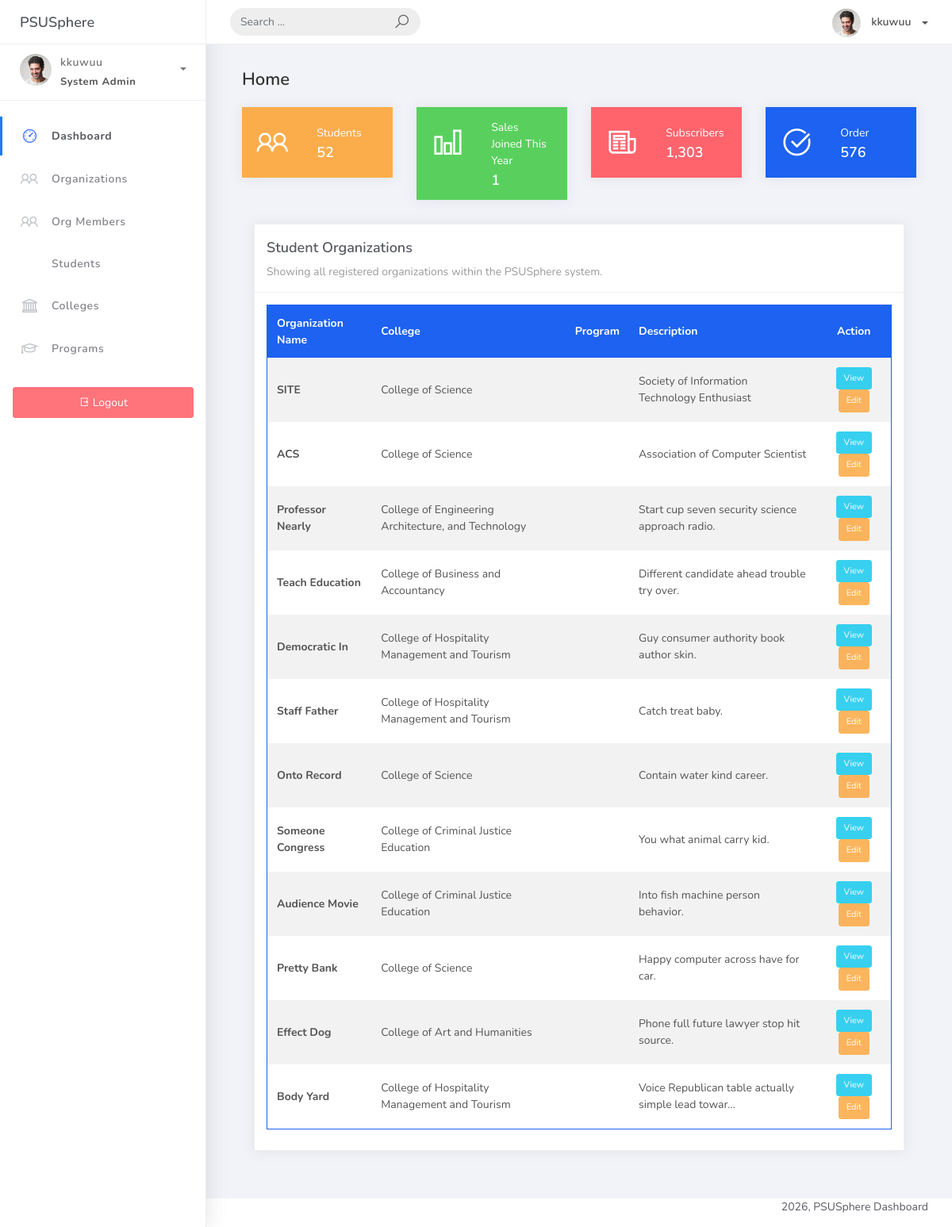
The app's page /home/ (signed in) with its own data.
### studentorg/models.py (models this page shows, shortened)
class BaseModel(models.Model):
    reated_at = models.DateTimeField(auto_now_add=True, db_index=True)
    updated_at = models.DateTimeField(auto_now=True)
    class Meta:
        abstract = True

class Organization(BaseModel):
    name = models.CharField(max_length=250)
    college = models.ForeignKey(College, null=True, blank=True, on_delete=models.CASCADE)
    description = models.CharField(max_length=500)

class College(BaseModel):
    college_name = models.CharField(max_length = 150)
    def __str__(self):
        return self.college_name

### studentorg/views.py (the view)
# urls.py: path('home/', HomePageView.as_view(), name='home'),
class HomePageView(LoginRequiredMixin, ListView):
    model = Organization
    context_object_name = 'home'
    template_name = 'home.html'
    def get_context_data(self, **kwargs):
        context = super().get_context_data(**kwargs)
        context['total_students'] = Student.objects.count()
        today = timezone.now().date()
        count = (
            OrgMember.objects.filter(date_joined__year=today.year)
            .values('student')
            .distinct()
            .count()
        )
        context['students_joined_this_year'] = count
        return context

### templates/home.html
{% extends 'base.html' %} {% load static %} {% block content %}
<div class="container-fluid">
  <h4 class="page-title">Home</h4>
  <div class="row">
    <div class="col-md-3 col-sm-6">
      <div class="card card-stats card-warning">
        <div class="card-body">
          <div class="row">
            <div class="col-5">
              <div class="icon-big text-center">
                <i class="la la-users"></i>
              </div>
            </div>
            <div class="col-7 d-flex align-items-center">
              <div class="numbers">
                <p class="card-category">Students</p>
                <h4 class="card-title">{{ total_students }}</h4>
              </div>
            </div>
          </div>
        </div>
      </div>
    </div>
    <div class="col-md-3 col-sm-6">
      <div class="card card-stats card-success">
        <div class="card-body">
          <div class="row">
            <div class="col-5">
              <div class="icon-big text-center">
                <i class="la la-bar-chart"></i>
              </div>
            </div>
            <div class="col-7 d-flex align-items-center">
              <div class="numbers">
                <p class="card-category">Sales</p>
                <p class="card-category">Joined This Year</p>
                <h4 class="card-title">{{ students_joined_this_year }}</h4>
              </div>
            </div>
          </div>
        </div>
      </div>
    </div>
    <div class="col-md-3 col-sm-6">
      <div class="card card-stats card-danger">
        <div class="card-body">
          <div class="row">
            <div class="col-5">
              <div class="icon-big text-center">
                <i class="la la-newspaper-o"></i>
              </div>
            </div>
            <div class="col-7 d-flex align-items-center">
              <div class="numbers">
                <p class="card-category">Subscribers</p>
                <h4 class="card-title">1,303</h4>
              </div>
            </div>
          </div>
        </div>
      </div>
    </div>
    <div class="col-md-3 col-sm-6">
      <div class="card card-stats card-primary">
        <div class="card-body">
          <div class="row">
            <div class="col-5">
              <div class="icon-big text-center">
                <i class="la la-check-circle"></i>
              </div>
            </div>
            <div class="col-7 d-flex align-items-center">
              <div class="numbers">
                <p class="card-category">Order</p>
                <h4 class="card-title">576</h4>
              </div>
            </div>
          </div>
        </div>
      </div>
    </div>
  </div>
    <div class="col-md-12">
      <div class="card">
        <div class="card-header">
          <div class="card-title">Student Organizations</div>
          <p class="card-category">
            Showing all registered organizations within the PSUSphere system.
          </p>
        </div>
        <div class="card-body">
          <div class="table-responsive">
            <table
              class="table table-head-bg-primary table-striped table-hover"
            >
              <thead>
                <tr>
                  <th scope="col">Organization Name</th>
                  <th scope="col">College</th>
                  <th scope="col">Program</th>
                  <th scope="col">Description</th>
                  <th scope="col" class="text-center">Action</th>
                </tr>
              </thead>
              <tbody>
                {% for object in object_list %}
                <tr>
                  <td><strong>{{ object.name }}</strong></td>
                  <td>{{ object.college }}</td>
                  <td>{{ object.program }}</td>
                  <td>{{ object.description|truncatechars:50 }}</td>
                  <td class="text-center">
                    <button class="btn btn-info btn-xs">View</button>
                    <button class="btn btn-warning btn-xs">Edit</button>
                  </td>
                </tr>
                {% empty %}
                <tr>
                  <td colspan="5" class="text-center text-muted">
                    No organizations found. Please add some in the Admin panel.
                  </td>
                </tr>
                {% endfor %}
              </tbody>
            </table>
          </div>
        </div>
      </div>
    </div>
  </div>
</div>
{% endblock %}

### templates/base.html (shortened to what this page needs)
{% load static %}
<!doctype html>
<html lang="en">
  <head>
    <link rel="stylesheet" href="{% static 'css/bootstrap.min.css' %}" />
    <link rel="stylesheet" href="{% static 'css/ready.css' %}" />
    <link rel="stylesheet" href="{% static 'css/demo.css' %}" />
    <link
      rel="stylesheet"
      href="https://maxst.icons8.com/openapi/v1.1/css/line-awesome.min.css"
    />
  </head>
  <body>
    <div class="wrapper">
      <div class="main-header">
        <div class="logo-header">
          <a href="{% url 'home' %}" class="logo"> PSUSphere </a>
        </div>
        <nav class="navbar navbar-header navbar-expand-lg">
          <div class="container-fluid">
            <form class="navbar-left navbar-form nav-search mr-md-3" action="">
              <div class="input-group">
                <input
                  type="text"
                  placeholder="Search ..."
                  class="form-control"
                />
                <div class="input-group-append">
                  <span class="input-group-text">
                    <i class="la la-search search-icon"></i>
                  </span>
                </div>
              </div>
            </form>
            <ul class="navbar-nav topbar-nav ml-md-auto align-items-center">
              <li class="nav-item dropdown">
                <a
                  class="dropdown-toggle profile-pic"
                  data-toggle="dropdown"
                  href="#"
                  aria-expanded="false"
                >
                  <img
                    src="{% static 'img/profile.jpg' %}"
                    alt="user-img"
                    width="36"
                    class="img-circle"
                  />
                  <span>{% if user.is_authenticated %}{{ user.get_username }}{% else %}Guest{% endif %}</span>
                </a>
              </li>
            </ul>
          </div>
        </nav>
      </div>
      <div class="sidebar">
        <div class="scrollbar-inner sidebar-wrapper">
          <div class="user">
            <div class="photo">
              <img src="{% static 'img/profile.jpg' %}" />
            </div>
            <div class="info">
              <a
                data-toggle="collapse"
                href="#collapseExample"
                aria-expanded="true"
              >
                <span>
                  {% if user.is_authenticated %}{{ user.get_username }}{% else %}Administrator{% endif %}
                  <span class="user-level">System Admin</span>
                  <span class="caret"></span>
                </span>
              </a>
            </div>
          </div>
          <ul class="nav">
            <li
              class="nav-item {% if request.resolver_match.url_name == 'home' %}active{% endif %}"
            >
              <a href="{% url 'home' %}">
                <i class="la la-dashboard"></i>
                <p>Dashboard</p>
              </a>
            </li>
            <li class="nav-item">
              <a href="{% url 'organization-list' %}">
                <i class="la la-group"></i>
                <p>Organizations</p>
              </a>
            </li>
            <li
              class="nav-item {% if request.resolver_match.url_name == 'orgmember-list' %}active{% endif %}"
            >
              <a href="{% url 'orgmember-list' %}">
                <i class="la la-users"></i>
                <p>Org Members</p>
              </a>
            </li>
            <li
              class="nav-item {% if request.resolver_match.url_name == 'student-list' %}active{% endif %}"
            >
              <a href="{% url 'student-list' %}">
                <p>Students</p>
              </a>
            </li>
            <li
              class="nav-item {% if request.resolver_match.url_name == 'college-list' %}active{% endif %}"
            >
              <a href="{% url 'college-list' %}">
                <i class="la la-university"></i>
                <p>Colleges</p>
              </a>
            </li>
            <li
              class="nav-item {% if request.resolver_match.url_name == 'program-list' %}active{% endif %}"
            >
              <a href="{% url 'program-list' %}">
                <i class="la la-graduation-cap"></i>
                <p>Programs</p>
              </a>
            </li>
          </ul>
          {% if user.is_authenticated %}
          <div class="mt-4 px-3">
            <form action="{% url 'account_logout' %}" method="post">
              <button type="submit" class="btn btn-danger btn-block">
                <i class="la la-sign-out"></i> Logout
              </button>
            </form>
          </div>
          {% endif %}
        </div>
      </div>
      <div class="main-panel">
        <div class="content">
          <div class="container-fluid">{% block content %} {% endblock %}</div>
        </div>
        <footer class="footer">
          <div class="container-fluid">
            <div class="copyright ml-auto">2026, PSUSphere Dashboard</div>
          </div>
        </footer>
      </div>
  </body>
</html>

### records on screen
Organization: name "SITE", college "College of Science", description "Society of Information Technology Enthusiast"
Organization: name "ACS", college "College of Science", description "Association of Computer Scientist"
Organization: name "Professor Nearly", college "College of Engineering Architecture, and Technology", description "Start cup seven security science approach radio."
Organization: name "Teach Education", college "College of Business and Accountancy", description "Different candidate ahead trouble try over."
Organization: name "Democratic In", college "College of Hospitality Management and Tourism", description "Guy consumer authority book author skin."
Organization: name "Staff Father", college "College of Hospitality Management and Tourism", description "Catch treat baby."
Organization: name "Onto Record", college "College of Science", description "Contain water kind career."
Organization: name "Someone Congress", college "College of Criminal Justice Education", description "You what animal carry kid."
Organization: name "Audience Movie", college "College of Criminal Justice Education", description "Into fish machine person behavior."
Organization: name "Pretty Bank", college "College of Science", description "Happy computer across have for car."
Organization: name "Effect Dog", college "College of Art and Humanities", description "Phone full future lawyer stop hit source."
Organization: name "Body Yard", college "College of Hospitality Management and Tourism", description "Voice Republican table actually simple lead towar…"

### other values on screen
{{ user.get_username }} "kkuwuu"
{{ total_students }} "52"
{{ students_joined_this_year }} "1"
